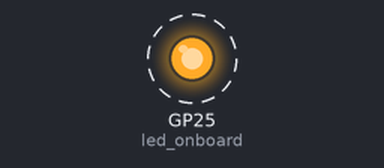
Bench run of a program on a simulated Raspberry Pi Pico running MicroPython. Shown: output pins drawn as LEDs (lit = HIGH). Dashed ring = blinking.

Above: at 0.5 s.
Timing chart, 0 to 4.6 s (numbered marks = the images above):
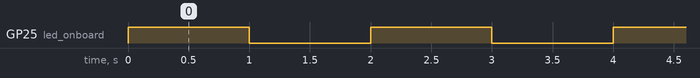

The program:

raspberry-pi-pico-led.py
```python
import machine
import utime

"""
# Raspberry Pi Pico Internal Led Blink
# Onboard LED Test (GPIO25)
"""

led_onboard = machine.Pin(25, machine.Pin.OUT)

while True:
    led_onboard.value(1)
    utime.sleep(1)
    led_onboard.value(0)
    utime.sleep(1)
```

Measured:
- by itself, GP25 (led_onboard): alternates HIGH for 1.0 s and LOW for 1.0 s
